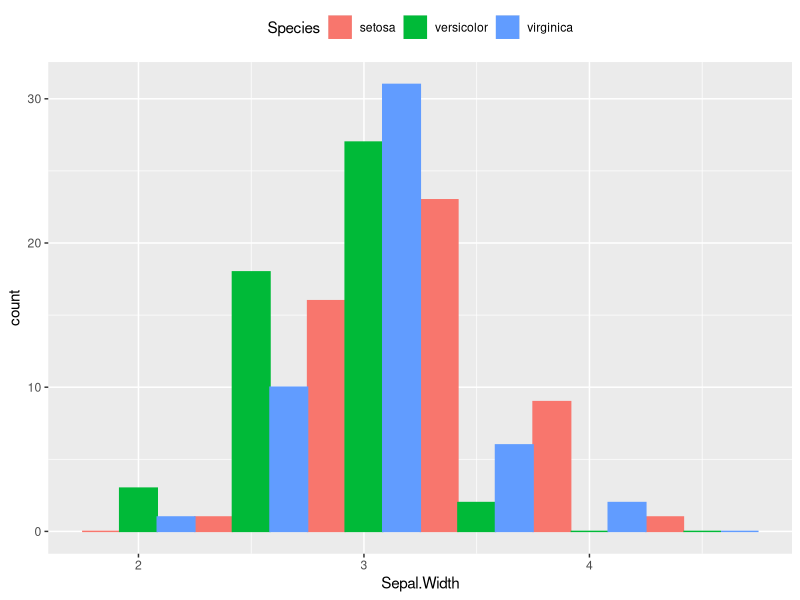
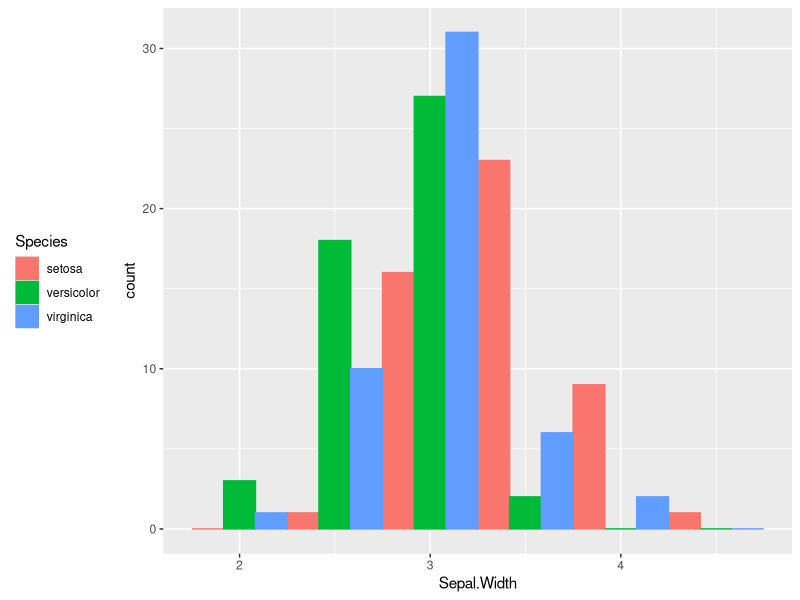

The R script that drew these images, in order:
library(ggplot2)

ggplot(iris, aes(x=Sepal.Width, fill=Species, color=Species)) + 
  geom_histogram(binwidth = 0.5, position="dodge") + 
  theme(legend.position="top")

ggplot(iris, aes(x=Sepal.Width, fill=Species, color=Species)) + 
  geom_histogram(binwidth = 0.5, position="dodge") + 
  theme(legend.position="left")
